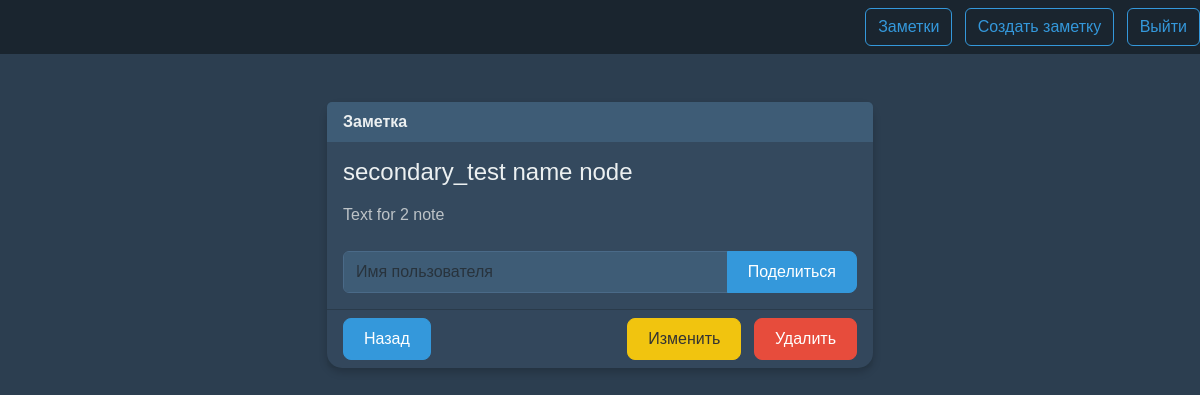
The app's page /smart/notes/2/ (signed in), older data.
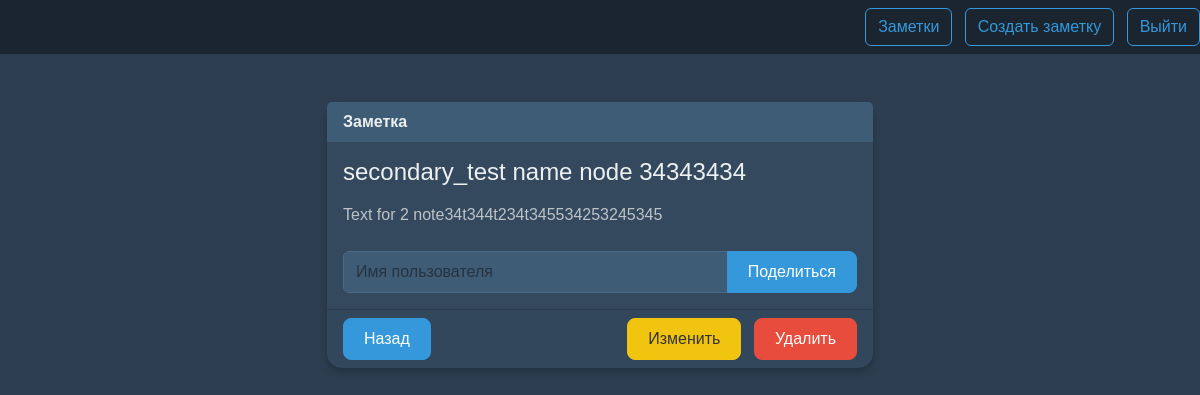
The same page, newer data.
### notes/models.py (models this page shows, shortened)
class Notes(models.Model):
    title = models.CharField(max_length=200)
    text = models.TextField()
    created_at = models.DateTimeField(auto_now_add=True)
    user = models.ForeignKey(User, on_delete=models.CASCADE, related_name='notes')

### notes/views.py (the view)
# urls.py: path('notes/<int:pk>/', views.NotesDetailView.as_view(), name="notes.detail"),
class NotesDetailView(LoginRequiredMixin, DetailView):
    model = Notes
    context_object_name = 'note'
    login_url = '/login/'
    def get_queryset(self):
        own_notes = self.request.user.notes.all()
        shared_notes = Notes.objects.filter(shared_with__shared_with=self.request.user)
        return (own_notes | shared_notes).distinct()
    def get_context_data(self, **kwargs):
        context = super().get_context_data(**kwargs)
        context['is_owner'] = self.object.user == self.request.user
        return context

### notes/templates/notes/notes_detail.html (shortened to what this page needs)
{% extends 'base.html' %}
{% load static %}
{% block content %}
<div class="row justify-content-center">
    <div class="col-md-6">
        <div class="card">
            <div class="card-header">Заметка</div>
            <div class="card-body">
                <h1 class="fs-4 mb-3">{{ note.title }}</h1>
                <p>{{ note.text }}</p>
                {% if is_owner %}
                    <form action="{% url 'notes.share' pk=note.id %}" method="post" class="mt-4">
                        <div class="input-group">
                            <input type="text" name="username" class="form-control" placeholder="Имя пользователя">
                            <button type="submit" class="btn btn-primary">Поделиться</button>
                        </div>
                    </form>
                {% endif %}
            </div>
            <div class="card-footer d-flex justify-content-between">
                <a href="{% url 'notes.list' %}" class="btn btn-primary">Назад</a>
                {% if is_owner %}
                    <div>
                        <a href="{% url 'notes.update' pk=note.id %}" class="btn btn-warning me-2">Изменить</a>
                        <a href="{% url 'notes.delete' pk=note.id %}" class="btn btn-danger">Удалить</a>
                    </div>
                {% endif %}
            </div>
        </div>
    </div>
</div>
{% endblock %}

Row changes from the older to the newer data that the page shows:
changed Notes: title "secondary_test name node" → "secondary_test name node 34343434"; text "Text for 2 note" → "Text for 2 note34t344t234t345534253245345"
